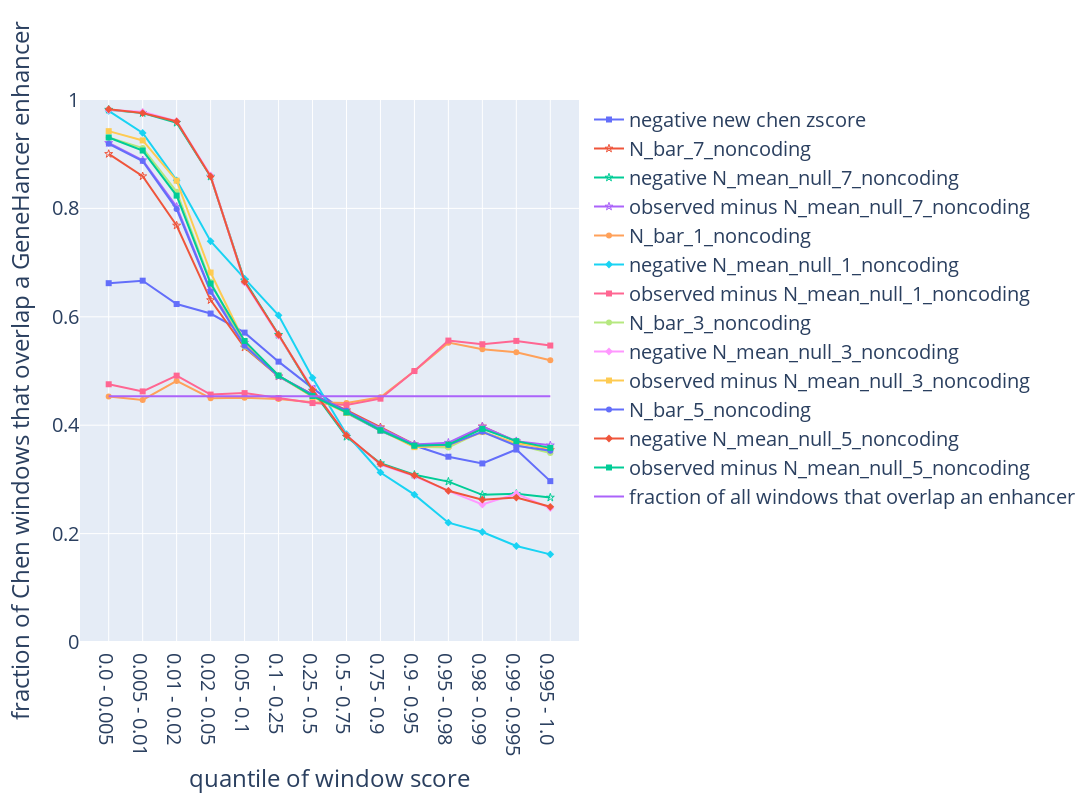

Write notebook code for a chart like this one.
### Code cell
plot_enhancerFraction_vs_quantile(chen_mchale_zscores_features_coding)

### Figure 1 — Plotly figure (JSON) as saved in the notebook; plotly's stock layout.template omitted (floating-point values rounded to 4 significant figures)
{"data": [{"hovertemplate": "%{text}", "marker": {"symbol": "square"}, "mode": "lines+markers", "name": "negative new chen zscore", "text": ["negative new chen zscore mean: -7.3990722997697524<br>negative new chen zscore std: 0.7827731249630018<br>number of windows: 1287<br>", "negative new chen zscore mean: -6.145919358548195<br>negative new chen zscore std: 0.18626245455061385<br>number of windows: 1287<br>", "negative new chen zscore mean: -5.447062850502007<br>negative new chen zscore std: 0.20624886457571462<br>number of windows: 2574<br>", "negative new chen zscore mean: -4.569428727019669<br>negative new chen zscore std: 0.27558891195339186<br>number of windows: 7722<br>", "negative new chen zscore mean: -3.729791853696774<br>negative new chen zscore std: 0.21972680973064762<br>number of windows: 12870<br>", "negative new chen zscore mean: -2.7587403592188866<br>negative new chen zscore std: 0.31523260627787264<br>number of windows: 38608<br>", "negative new chen zscore mean: -1.681851222350803<br>negative new chen zscore std: 0.32385894814754207<br>number of windows: 64348<br>", "negative new chen zscore mean: -0.5923147944839052<br>negative new chen zscore std: 0.3287316864501504<br>number of windows: 64347<br>", "negative new chen zscore mean: 0.527360309977656<br>negative new chen zscore std: 0.3315674393067713<br>number of windows: 38609<br>", "negative new chen zscore mean: 1.5560545113366875<br>negative new chen zscore std: 0.2354596702646639<br>number of windows: 12869<br>", "negative new chen zscore mean: 2.4911753980743936<br>negative new chen zscore std: 0.3206223587866304<br>number of windows: 7722<br>", "negative new chen zscore mean: 3.5493823036797885<br>negative new chen zscore std: 0.270487134606143<br>number of windows: 2574<br>", "negative new chen zscore mean: 4.536844717396067<br>negative new chen zscore std: 0.28924456739496696<br>number of windows: 1287<br>", "negative new chen zscore mean: 6.522643479117468<br>negative new chen zscore std: 1.1988288191137035<br>number of windows: 1287<br>"], "type": "scatter", "x": ["0.0 - 0.005", "0.005 - 0.01", "0.01 - 0.02", "0.02 - 0.05", "0.05 - 0.1", "0.1 - 0.25", "0.25 - 0.5", "0.5 - 0.75", "0.75 - 0.9", "0.9 - 0.95", "0.95 - 0.98", "0.98 - 0.99", "0.99 - 0.995", "0.995 - 1.0"], "y": [0.662, 0.6667, 0.6235, 0.6061, 0.5708, 0.5173, 0.4683, 0.4225, 0.3898, 0.3627, 0.3419, 0.3294, 0.3551, 0.2968]}, {"hovertemplate": "%{text}", "marker": {"symbol": "star-open"}, "mode": "lines+markers", "name": "N_bar_7_noncoding", "text": ["N_bar_7_noncoding mean: -8.376027204541455<br>N_bar_7_noncoding std: 1.1039414242904326<br>number of windows: 1287<br>", "N_bar_7_noncoding mean: -6.662821281243902<br>N_bar_7_noncoding std: 0.2629978606065316<br>number of windows: 1287<br>", "N_bar_7_noncoding mean: -5.7506604150263145<br>N_bar_7_noncoding std: 0.2562069288323845<br>number of windows: 2574<br>", "N_bar_7_noncoding mean: -4.748964266820189<br>N_bar_7_noncoding std: 0.2854964504365057<br>number of windows: 7722<br>", "N_bar_7_noncoding mean: -3.939682782590856<br>N_bar_7_noncoding std: 0.19824928954234633<br>number of windows: 12870<br>", "N_bar_7_noncoding mean: -3.074564572711923<br>N_bar_7_noncoding std: 0.2840855721621246<br>number of windows: 38608<br>", "N_bar_7_noncoding mean: -2.062826062384957<br>N_bar_7_noncoding std: 0.31277420437878894<br>number of windows: 64348<br>", "N_bar_7_noncoding mean: -0.9652237903724656<br>N_bar_7_noncoding std: 0.3487313658786435<br>number of windows: 64347<br>", "N_bar_7_noncoding mean: 0.28762358081855827<br>N_bar_7_noncoding std: 0.4008336549142379<br>number of windows: 38609<br>", "N_bar_7_noncoding mean: 1.6284676358687689<br>N_bar_7_noncoding std: 0.3404161739952035<br>number of windows: 12869<br>", "N_bar_7_noncoding mean: 3.101616669181953<br>N_bar_7_noncoding std: 0.5528280297365442<br>number of windows: 7722<br>", "N_bar_7_noncoding mean: 4.955926582678483<br>N_bar_7_noncoding std: 0.45519219606498806<br>number of windows: 2574<br>", "N_bar_7_noncoding mean: 6.544547735058691<br>N_bar_7_noncoding std: 0.46303712352826676<br>number of windows: 1287<br>", "N_bar_7_noncoding mean: 9.921721113441313<br>N_bar_7_noncoding std: 2.687978802495046<br>number of windows: 1287<br>"], "type": "scatter", "x": ["0.0 - 0.005", "0.005 - 0.01", "0.01 - 0.02", "0.02 - 0.05", "0.05 - 0.1", "0.1 - 0.25", "0.25 - 0.5", "0.5 - 0.75", "0.75 - 0.9", "0.9 - 0.95", "0.95 - 0.98", "0.98 - 0.99", "0.99 - 0.995", "0.995 - 1.0"], "y": [0.9005, 0.8594, 0.7685, 0.6308, 0.5434, 0.4899, 0.4567, 0.4276, 0.3963, 0.3645, 0.363, 0.3978, 0.3699, 0.3543]}, {"hovertemplate": "%{text}", "marker": {"symbol": "star-open"}, "mode": "lines+markers", "name": "negative N_mean_null_7_noncoding", "text": ["negative N_mean_null_7_noncoding mean: -390.0757247068622<br>negative N_mean_null_7_noncoding std: 19.597402519115246<br>number of windows: 1287<br>", "negative N_mean_null_7_noncoding mean: -351.5274098545237<br>negative N_mean_null_7_noncoding std: 7.111871671745131<br>number of windows: 1287<br>", "negative N_mean_null_7_noncoding mean: -325.1003952563451<br>negative N_mean_null_7_noncoding std: 8.215227869560666<br>number of windows: 2574<br>", "negative N_mean_null_7_noncoding mean: -287.9273646293148<br>negative N_mean_null_7_noncoding std: 12.089902024270367<br>number of windows: 7722<br>", "negative N_mean_null_7_noncoding mean: -254.95495451527358<br>negative N_mean_null_7_noncoding std: 7.124753606357899<br>number of windows: 12870<br>", "negative N_mean_null_7_noncoding mean: -231.37085692000488<br>negative N_mean_null_7_noncoding std: 6.181265192370221<br>number of windows: 38608<br>", "negative N_mean_null_7_noncoding mean: -214.12431218231862<br>negative N_mean_null_7_noncoding std: 4.181724466641519<br>number of windows: 64348<br>", "negative N_mean_null_7_noncoding mean: -203.03075023760294<br>negative N_mean_null_7_noncoding std: 2.543285251834832<br>number of windows: 64347<br>", "negative N_mean_null_7_noncoding mean: -196.20341103648002<br>negative N_mean_null_7_noncoding std: 1.54515079712977<br>number of windows: 38609<br>", "negative N_mean_null_7_noncoding mean: -192.13416283390634<br>negative N_mean_null_7_noncoding std: 0.7472511330664964<br>number of windows: 12869<br>", "negative N_mean_null_7_noncoding mean: -189.60004323986809<br>negative N_mean_null_7_noncoding std: 0.7262993032496576<br>number of windows: 7722<br>", "negative N_mean_null_7_noncoding mean: -187.51072216648785<br>negative N_mean_null_7_noncoding std: 0.4385487933310826<br>number of windows: 2574<br>", "negative N_mean_null_7_noncoding mean: -186.04795029869453<br>negative N_mean_null_7_noncoding std: 0.37194999906785664<br>number of windows: 1287<br>", "negative N_mean_null_7_noncoding mean: -183.77722878377674<br>negative N_mean_null_7_noncoding std: 1.3723805054475031<br>number of windows: 1287<br>"], "type": "scatter", "x": ["0.0 - 0.005", "0.005 - 0.01", "0.01 - 0.02", "0.02 - 0.05", "0.05 - 0.1", "0.1 - 0.25", "0.25 - 0.5", "0.5 - 0.75", "0.75 - 0.9", "0.9 - 0.95", "0.95 - 0.98", "0.98 - 0.99", "0.99 - 0.995", "0.995 - 1.0"], "y": [0.9821, 0.9759, 0.958, 0.8587, 0.6668, 0.5668, 0.4639, 0.3786, 0.3298, 0.3086, 0.2959, 0.2716, 0.2735, 0.2665]}, {"hovertemplate": "%{text}", "marker": {"symbol": "star-open"}, "mode": "lines+markers", "name": "observed minus N_mean_null_7_noncoding", "text": ["observed minus N_mean_null_7_noncoding mean: -123.530210535144<br>observed minus N_mean_null_7_noncoding std: 17.483690900247442<br>number of windows: 1287<br>", "observed minus N_mean_null_7_noncoding mean: -95.9486239986273<br>observed minus N_mean_null_7_noncoding std: 4.298659895780525<br>number of windows: 1287<br>", "observed minus N_mean_null_7_noncoding mean: -81.0883796050754<br>observed minus N_mean_null_7_noncoding std: 4.230723154872518<br>number of windows: 2574<br>", "observed minus N_mean_null_7_noncoding mean: -65.16100546173854<br>observed minus N_mean_null_7_noncoding std: 4.415237784311249<br>number of windows: 7722<br>", "observed minus N_mean_null_7_noncoding mean: -53.1337992740147<br>observed minus N_mean_null_7_noncoding std: 2.8429709919579316<br>number of windows: 12870<br>", "observed minus N_mean_null_7_noncoding mean: -41.09649719437953<br>observed minus N_mean_null_7_noncoding std: 3.8719882158165966<br>number of windows: 38608<br>", "observed minus N_mean_null_7_noncoding mean: -27.451839765558216<br>observed minus N_mean_null_7_noncoding std: 4.194360185175667<br>number of windows: 64348<br>", "observed minus N_mean_null_7_noncoding mean: -12.814376204382953<br>observed minus N_mean_null_7_noncoding std: 4.633681055731323<br>number of windows: 64347<br>", "observed minus N_mean_null_7_noncoding mean: 3.8148555024358304<br>observed minus N_mean_null_7_noncoding std: 5.3173760323733<br>number of windows: 38609<br>", "observed minus N_mean_null_7_noncoding mean: 21.612590234706083<br>observed minus N_mean_null_7_noncoding std: 4.52135516598539<br>number of windows: 12869<br>", "observed minus N_mean_null_7_noncoding mean: 41.28174502112111<br>observed minus N_mean_null_7_noncoding std: 7.405541908077672<br>number of windows: 7722<br>", "observed minus N_mean_null_7_noncoding mean: 66.09359048047068<br>observed minus N_mean_null_7_noncoding std: 6.115574083739125<br>number of windows: 2574<br>", "observed minus N_mean_null_7_noncoding mean: 87.36233813036021<br>observed minus N_mean_null_7_noncoding std: 6.26478140345475<br>number of windows: 1287<br>", "observed minus N_mean_null_7_noncoding mean: 132.92620548274942<br>observed minus N_mean_null_7_noncoding std: 36.199946602278374<br>number of windows: 1287<br>"], "type": "scatter", "x": ["0.0 - 0.005", "0.005 - 0.01", "0.01 - 0.02", "0.02 - 0.05", "0.05 - 0.1", "0.1 - 0.25", "0.25 - 0.5", "0.5 - 0.75", "0.75 - 0.9", "0.9 - 0.95", "0.95 - 0.98", "0.98 - 0.99", "0.99 - 0.995", "0.995 - 1.0"], "y": [0.9207, 0.8889, 0.803, 0.648, 0.552, 0.4904, 0.4535, 0.4248, 0.3944, 0.3644, 0.3678, 0.3974, 0.3706, 0.3629]}, {"hovertemplate": "%{text}", "marker": {"symbol": "circle"}, "mode": "lines+markers", "name": "N_bar_1_noncoding", "text": ["N_bar_1_noncoding mean: -5.536038106869585<br>N_bar_1_noncoding std: 0.5154312279593553<br>number of windows: 1287<br>", "N_bar_1_noncoding mean: -4.83251374735837<br>N_bar_1_noncoding std: 0.10685751215104146<br>number of windows: 1290<br>", "N_bar_1_noncoding mean: -4.450748608383656<br>N_bar_1_noncoding std: 0.10975237727378409<br>number of windows: 2572<br>", "N_bar_1_noncoding mean: -3.9581090458967467<br>N_bar_1_noncoding std: 0.1604684213992865<br>number of windows: 7721<br>", "N_bar_1_noncoding mean: -3.433994078988888<br>N_bar_1_noncoding std: 0.146240428193427<br>number of windows: 12876<br>", "N_bar_1_noncoding mean: -2.7180666038799197<br>N_bar_1_noncoding std: 0.2545464674337176<br>number of windows: 38610<br>", "N_bar_1_noncoding mean: -1.7579122911893408<br>N_bar_1_noncoding std: 0.3117424012928163<br>number of windows: 64341<br>", "N_bar_1_noncoding mean: -0.6181447162303477<br>N_bar_1_noncoding std: 0.3720726821113586<br>number of windows: 64346<br>", "N_bar_1_noncoding mean: 0.7747617499898217<br>N_bar_1_noncoding std: 0.4637801633810976<br>number of windows: 38609<br>", "N_bar_1_noncoding mean: 2.3467326252382503<br>N_bar_1_noncoding std: 0.402623974574048<br>number of windows: 12869<br>", "N_bar_1_noncoding mean: 4.010122964679532<br>N_bar_1_noncoding std: 0.5728840274658596<br>number of windows: 7722<br>", "N_bar_1_noncoding mean: 5.880524076976751<br>N_bar_1_noncoding std: 0.4468701668028784<br>number of windows: 2574<br>", "N_bar_1_noncoding mean: 7.450478946136317<br>N_bar_1_noncoding std: 0.4492306755625134<br>number of windows: 1287<br>", "N_bar_1_noncoding mean: 10.691274316700417<br>N_bar_1_noncoding std: 2.6363555614165786<br>number of windows: 1287<br>"], "type": "scatter", "x": ["0.0 - 0.005", "0.005 - 0.01", "0.01 - 0.02", "0.02 - 0.05", "0.05 - 0.1", "0.1 - 0.25", "0.25 - 0.5", "0.5 - 0.75", "0.75 - 0.9", "0.9 - 0.95", "0.95 - 0.98", "0.98 - 0.99", "0.99 - 0.995", "0.995 - 1.0"], "y": [0.453, 0.4465, 0.4817, 0.4499, 0.4505, 0.4483, 0.4421, 0.4409, 0.4514, 0.5, 0.5523, 0.54, 0.5346, 0.5198]}, {"hovertemplate": "%{text}", "marker": {"symbol": "diamond"}, "mode": "lines+markers", "name": "negative N_mean_null_1_noncoding", "text": ["negative N_mean_null_1_noncoding mean: -245.60187443986743<br>negative N_mean_null_1_noncoding std: 3.0597398325039222<br>number of windows: 1304<br>", "negative N_mean_null_1_noncoding mean: -239.61943625017972<br>negative N_mean_null_1_noncoding std: 1.1037574194435205<br>number of windows: 1285<br>", "negative N_mean_null_1_noncoding mean: -235.57706477935875<br>negative N_mean_null_1_noncoding std: 1.1488299888918525<br>number of windows: 2571<br>", "negative N_mean_null_1_noncoding mean: -230.96852311815306<br>negative N_mean_null_1_noncoding std: 1.4177231548721434<br>number of windows: 7737<br>", "negative N_mean_null_1_noncoding mean: -226.37525231959108<br>negative N_mean_null_1_noncoding std: 1.2741384661180108<br>number of windows: 12898<br>", "negative N_mean_null_1_noncoding mean: -219.9303888358851<br>negative N_mean_null_1_noncoding std: 2.3279446278005977<br>number of windows: 39221<br>", "negative N_mean_null_1_noncoding mean: -211.84634570553732<br>negative N_mean_null_1_noncoding std: 2.3030972950403523<br>number of windows: 63760<br>", "negative N_mean_null_1_noncoding mean: -205.1121069299048<br>negative N_mean_null_1_noncoding std: 1.7178228258797852<br>number of windows: 64610<br>", "negative N_mean_null_1_noncoding mean: -200.2245116116295<br>negative N_mean_null_1_noncoding std: 1.179108941841302<br>number of windows: 38374<br>", "negative N_mean_null_1_noncoding mean: -197.08290279522646<br>negative N_mean_null_1_noncoding std: 0.5966841017919424<br>number of windows: 13022<br>", "negative N_mean_null_1_noncoding mean: -195.08710194307005<br>negative N_mean_null_1_noncoding std: 0.5638514097599383<br>number of windows: 7596<br>", "negative N_mean_null_1_noncoding mean: -193.49559988721083<br>negative N_mean_null_1_noncoding std: 0.31153400354951144<br>number of windows: 2474<br>", "negative N_mean_null_1_noncoding mean: -192.45478599633978<br>negative N_mean_null_1_noncoding std: 0.27170076076512456<br>number of windows: 1259<br>", "negative N_mean_null_1_noncoding mean: -190.78982181899187<br>negative N_mean_null_1_noncoding std: 1.0100550222611497<br>number of windows: 1280<br>"], "type": "scatter", "x": ["0.0 - 0.005", "0.005 - 0.01", "0.01 - 0.02", "0.02 - 0.05", "0.05 - 0.1", "0.1 - 0.25", "0.25 - 0.5", "0.5 - 0.75", "0.75 - 0.9", "0.9 - 0.95", "0.95 - 0.98", "0.98 - 0.99", "0.99 - 0.995", "0.995 - 1.0"], "y": [0.9801, 0.9393, 0.8518, 0.7394, 0.6703, 0.6027, 0.4874, 0.3835, 0.3128, 0.2718, 0.2201, 0.2029, 0.1771, 0.1617]}, {"hovertemplate": "%{text}", "marker": {"symbol": "square"}, "mode": "lines+markers", "name": "observed minus N_mean_null_1_noncoding", "text": ["observed minus N_mean_null_1_noncoding mean: -77.40556365404564<br>observed minus N_mean_null_1_noncoding std: 7.339833527437229<br>number of windows: 1287<br>", "observed minus N_mean_null_1_noncoding mean: -67.43511248591082<br>observed minus N_mean_null_1_noncoding std: 1.4960447686286023<br>number of windows: 1287<br>", "observed minus N_mean_null_1_noncoding mean: -61.99035883845904<br>observed minus N_mean_null_1_noncoding std: 1.5422603551642076<br>number of windows: 2574<br>", "observed minus N_mean_null_1_noncoding mean: -55.06088003531762<br>observed minus N_mean_null_1_noncoding std: 2.2765901445562857<br>number of windows: 7726<br>", "observed minus N_mean_null_1_noncoding mean: -47.73294151722585<br>observed minus N_mean_null_1_noncoding std: 2.0386169514448933<br>number of windows: 12870<br>", "observed minus N_mean_null_1_noncoding mean: -37.756603483238436<br>observed minus N_mean_null_1_noncoding std: 3.538460885896023<br>number of windows: 38611<br>", "observed minus N_mean_null_1_noncoding mean: -24.42090295681665<br>observed minus N_mean_null_1_noncoding std: 4.326548850989154<br>number of windows: 64350<br>", "observed minus N_mean_null_1_noncoding mean: -8.595392405127972<br>observed minus N_mean_null_1_noncoding std: 5.170847288139861<br>number of windows: 64346<br>", "observed minus N_mean_null_1_noncoding mean: 10.843501321924611<br>observed minus N_mean_null_1_noncoding std: 6.507115500147298<br>number of windows: 38602<br>", "observed minus N_mean_null_1_noncoding mean: 33.02722916277679<br>observed minus N_mean_null_1_noncoding std: 5.726922716760315<br>number of windows: 12869<br>", "observed minus N_mean_null_1_noncoding mean: 56.770693910457524<br>observed minus N_mean_null_1_noncoding std: 8.19488844435349<br>number of windows: 7721<br>", "observed minus N_mean_null_1_noncoding mean: 83.46041038544372<br>observed minus N_mean_null_1_noncoding std: 6.4258079010997236<br>number of windows: 2574<br>", "observed minus N_mean_null_1_noncoding mean: 106.02248297288679<br>observed minus N_mean_null_1_noncoding std: 6.3078653679353645<br>number of windows: 1287<br>", "observed minus N_mean_null_1_noncoding mean: 152.13511519525966<br>observed minus N_mean_null_1_noncoding std: 37.111147991935866<br>number of windows: 1287<br>"], "type": "scatter", "x": ["0.0 - 0.005", "0.005 - 0.01", "0.01 - 0.02", "0.02 - 0.05", "0.05 - 0.1", "0.1 - 0.25", "0.25 - 0.5", "0.5 - 0.75", "0.75 - 0.9", "0.9 - 0.95", "0.95 - 0.98", "0.98 - 0.99", "0.99 - 0.995", "0.995 - 1.0"], "y": [0.4755, 0.4623, 0.4915, 0.4565, 0.4592, 0.4502, 0.4409, 0.4371, 0.4489, 0.4999, 0.5561, 0.5493, 0.5556, 0.547]}, {"hovertemplate": "%{text}", "marker": {"symbol": "circle"}, "mode": "lines+markers", "name": "N_bar_3_noncoding", "text": ["N_bar_3_noncoding mean: -9.512139452247672<br>N_bar_3_noncoding std: 1.334379915501272<br>number of windows: 1287<br>", "N_bar_3_noncoding mean: -7.386471749372955<br>N_bar_3_noncoding std: 0.3329990611168054<br>number of windows: 1287<br>", "N_bar_3_noncoding mean: -6.210658907282423<br>N_bar_3_noncoding std: 0.3289254574555234<br>number of windows: 2574<br>", "N_bar_3_noncoding mean: -4.9424404516493805<br>N_bar_3_noncoding std: 0.3513968762460521<br>number of windows: 7722<br>", "N_bar_3_noncoding mean: -4.020416570382058<br>N_bar_3_noncoding std: 0.2135467587637075<br>number of windows: 12870<br>", "N_bar_3_noncoding mean: -3.116131028487235<br>N_bar_3_noncoding std: 0.28998390137443025<br>number of windows: 38608<br>", "N_bar_3_noncoding mean: -2.0927125844288987<br>N_bar_3_noncoding std: 0.31535759891214776<br>number of windows: 64348<br>", "N_bar_3_noncoding mean: -0.9893267451795148<br>N_bar_3_noncoding std: 0.34876309834900865<br>number of windows: 64347<br>", "N_bar_3_noncoding mean: 0.2647553984688377<br>N_bar_3_noncoding std: 0.3995955236694526<br>number of windows: 38609<br>", "N_bar_3_noncoding mean: 1.5985978395996712<br>N_bar_3_noncoding std: 0.3364374710217224<br>number of windows: 12869<br>", "N_bar_3_noncoding mean: 3.057091309086521<br>N_bar_3_noncoding std: 0.5443643092417353<br>number of windows: 7722<br>", "N_bar_3_noncoding mean: 4.885571836271373<br>N_bar_3_noncoding std: 0.44792628436227827<br>number of windows: 2574<br>", "N_bar_3_noncoding mean: 6.468503470417646<br>N_bar_3_noncoding std: 0.45857828463180583<br>number of windows: 1287<br>", "N_bar_3_noncoding mean: 9.819050435115475<br>N_bar_3_noncoding std: 2.672297052990752<br>number of windows: 1287<br>"], "type": "scatter", "x": ["0.0 - 0.005", "0.005 - 0.01", "0.01 - 0.02", "0.02 - 0.05", "0.05 - 0.1", "0.1 - 0.25", "0.25 - 0.5", "0.5 - 0.75", "0.75 - 0.9", "0.9 - 0.95", "0.95 - 0.98", "0.98 - 0.99", "0.99 - 0.995", "0.995 - 1.0"], "y": [0.9308, 0.9114, 0.8306, 0.6642, 0.5449, 0.4908, 0.4547, 0.4251, 0.3922, 0.3602, 0.3587, 0.3889, 0.3636, 0.3489]}, {"hovertemplate": "%{text}", "marker": {"symbol": "diamond"}, "mode": "lines+markers", "name": "negative N_mean_null_3_noncoding", "text": ["negative N_mean_null_3_noncoding mean: -415.16525912891404<br>negative N_mean_null_3_noncoding std: 25.06195276020827<br>number of windows: 1287<br>", "negative N_mean_null_3_noncoding mean: -367.5188645077094<br>negative N_mean_null_3_noncoding std: 8.656138446604666<br>number of windows: 1287<br>", "negative N_mean_null_3_noncoding mean: -335.80969802840656<br>negative N_mean_null_3_noncoding std: 9.473939114417995<br>number of windows: 2574<br>", "negative N_mean_null_3_noncoding mean: -293.41431341251126<br>negative N_mean_null_3_noncoding std: 13.766454303601087<br>number of windows: 7722<br>", "negative N_mean_null_3_noncoding mean: -256.7231439829122<br>negative N_mean_null_3_noncoding std: 7.594017557074375<br>number of windows: 12870<br>", "negative N_mean_null_3_noncoding mean: -232.27068940099394<br>negative N_mean_null_3_noncoding std: 6.293649527601796<br>number of windows: 38608<br>", "negative N_mean_null_3_noncoding mean: -214.6267776746763<br>negative N_mean_null_3_noncoding std: 4.337300114087432<br>number of windows: 64348<br>", "negative N_mean_null_3_noncoding mean: -203.0709239020011<br>negative N_mean_null_3_noncoding std: 2.643681416872694<br>number of windows: 64347<br>", "negative N_mean_null_3_noncoding mean: -196.1101324953726<br>negative N_mean_null_3_noncoding std: 1.5379341636881037<br>number of windows: 38609<br>", "negative N_mean_null_3_noncoding mean: -192.1434944801958<br>negative N_mean_null_3_noncoding std: 0.7051908772289982<br>number of windows: 12869<br>", "negative N_mean_null_3_noncoding mean: -189.77774804785116<br>negative N_mean_null_3_noncoding std: 0.6696794183605091<br>number of windows: 7722<br>", "negative N_mean_null_3_noncoding mean: -187.83639245722964<br>negative N_mean_null_3_noncoding std: 0.399963642054211<br>number of windows: 2574<br>", "negative N_mean_null_3_noncoding mean: -186.508644048847<br>negative N_mean_null_3_noncoding std: 0.36162805776726914<br>number of windows: 1287<br>", "negative N_mean_null_3_noncoding mean: -184.4601647169756<br>negative N_mean_null_3_noncoding std: 1.2344110452249084<br>number of windows: 1287<br>"], "type": "scatter", "x": ["0.0 - 0.005", "0.005 - 0.01", "0.01 - 0.02", "0.02 - 0.05", "0.05 - 0.1", "0.1 - 0.25", "0.25 - 0.5", "0.5 - 0.75", "0.75 - 0.9", "0.9 - 0.95", "0.95 - 0.98", "0.98 - 0.99", "0.99 - 0.995", "0.995 - 1.0"], "y": [0.9814, 0.9782, 0.9611, 0.8609, 0.6632, 0.5647, 0.4677, 0.3814, 0.3274, 0.3063, 0.2789, 0.2537, 0.2735, 0.2471]}, {"hovertemplate": "%{text}", "marker": {"symbol": "square"}, "mode": "lines+markers", "name": "observed minus N_mean_null_3_noncoding", "text": ["observed minus N_mean_null_3_noncoding mean: -141.12069716136705<br>observed minus N_mean_null_3_noncoding std: 21.365029505496533<br>number of windows: 1287<br>", "observed minus N_mean_null_3_noncoding mean: -107.19378361193077<br>observed minus N_mean_null_3_noncoding std: 5.321298665741282<br>number of windows: 1287<br>", "observed minus N_mean_null_3_noncoding mean: -88.40126278921227<br>observed minus N_mean_null_3_noncoding std: 5.295823046119278<br>number of windows: 2574<br>", "observed minus N_mean_null_3_noncoding mean: -68.33037477721831<br>observed minus N_mean_null_3_noncoding std: 5.44374591983583<br>number of windows: 7722<br>", "observed minus N_mean_null_3_noncoding mean: -54.56725579459144<br>observed minus N_mean_null_3_noncoding std: 3.072083040668572<br>number of windows: 12870<br>", "observed minus N_mean_null_3_noncoding mean: -41.94281343617213<br>observed minus N_mean_null_3_noncoding std: 3.9745725977520934<br>number of windows: 38608<br>", "observed minus N_mean_null_3_noncoding mean: -28.040115987128146<br>observed minus N_mean_null_3_noncoding std: 4.253810555555535<br>number of windows: 64348<br>", "observed minus N_mean_null_3_noncoding mean: -13.223422632993515<br>observed minus N_mean_null_3_noncoding std: 4.667004449017987<br>number of windows: 64347<br>", "observed minus N_mean_null_3_noncoding mean: 3.5342116667997594<br>observed minus N_mean_null_3_noncoding std: 5.335233005128782<br>number of windows: 38609<br>", "observed minus N_mean_null_3_noncoding mean: 21.34881551221767<br>observed minus N_mean_null_3_noncoding std: 4.5020103111891725<br>number of windows: 12869<br>", "observed minus N_mean_null_3_noncoding mean: 40.915828143594815<br>observed minus N_mean_null_3_noncoding std: 7.327243355921862<br>number of windows: 7722<br>", "observed minus N_mean_null_3_noncoding mean: 65.58027577946915<br>observed minus N_mean_null_3_noncoding std: 6.059267210973348<br>number of windows: 2574<br>", "observed minus N_mean_null_3_noncoding mean: 86.89138944006065<br>observed minus N_mean_null_3_noncoding std: 6.277241576014008<br>number of windows: 1287<br>", "observed minus N_mean_null_3_noncoding mean: 132.35648872922496<br>observed minus N_mean_null_3_noncoding std: 36.213739701760204<br>number of windows: 1287<br>"], "type": "scatter", "x": ["0.0 - 0.005", "0.005 - 0.01", "0.01 - 0.02", "0.02 - 0.05", "0.05 - 0.1", "0.1 - 0.25", "0.25 - 0.5", "0.5 - 0.75", "0.75 - 0.9", "0.9 - 0.95", "0.95 - 0.98", "0.98 - 0.99", "0.99 - 0.995", "0.995 - 1.0"], "y": [0.9425, 0.9254, 0.8512, 0.6817, 0.553, 0.4913, 0.4522, 0.4226, 0.3908, 0.3595, 0.3627, 0.3873, 0.3667, 0.3566]}, {"hovertemplate": "%{text}", "marker": {"symbol": "circle"}, "mode": "lines+markers", "name": "N_bar_5_noncoding", "text": ["N_bar_5_noncoding mean: -8.979744602693899<br>N_bar_5_noncoding std: 1.2392213020437812<br>number of windows: 1287<br>", "N_bar_5_noncoding mean: -7.028249921585069<br>N_bar_5_noncoding std: 0.2943463853444045<br>number of windows: 1287<br>", "N_bar_5_noncoding mean: -5.978591182288874<br>N_bar_5_noncoding std: 0.28957588288540936<br>number of windows: 2574<br>", "N_bar_5_noncoding mean: -4.851523461731847<br>N_bar_5_noncoding std: 0.3174827385546115<br>number of windows: 7722<br>", "N_bar_5_noncoding mean: -3.9883616181706336<br>N_bar_5_noncoding std: 0.20572121311755484<br>number of windows: 12870<br>", "N_bar_5_noncoding mean: -3.1012315085859545<br>N_bar_5_noncoding std: 0.28790113272719325<br>number of windows: 38608<br>", "N_bar_5_noncoding mean: -2.0805599339652887<br>N_bar_5_noncoding std: 0.3149989008491287<br>number of windows: 64348<br>", "N_bar_5_noncoding mean: -0.9773088972138744<br>N_bar_5_noncoding std: 0.3493549270605723<br>number of windows: 64347<br>", "N_bar_5_noncoding mean: 0.27845240218662254<br>N_bar_5_noncoding std: 0.4006710411348104<br>number of windows: 38609<br>", "N_bar_5_noncoding mean: 1.6186845480942822<br>N_bar_5_noncoding std: 0.34008484190056315<br>number of windows: 12869<br>", "N_bar_5_noncoding mean: 3.085734743910857<br>N_bar_5_noncoding std: 0.5497186949394041<br>number of windows: 7722<br>", "N_bar_5_noncoding mean: 4.931291175159906<br>N_bar_5_noncoding std: 0.4515741272396945<br>number of windows: 2574<br>", "N_bar_5_noncoding mean: 6.518551529901996<br>N_bar_5_noncoding std: 0.4634188150132037<br>number of windows: 1287<br>", "N_bar_5_noncoding mean: 9.891050143136102<br>N_bar_5_noncoding std: 2.686380689517744<br>number of windows: 1287<br>"], "type": "scatter", "x": ["0.0 - 0.005", "0.005 - 0.01", "0.01 - 0.02", "0.02 - 0.05", "0.05 - 0.1", "0.1 - 0.25", "0.25 - 0.5", "0.5 - 0.75", "0.75 - 0.9", "0.9 - 0.95", "0.95 - 0.98", "0.98 - 0.99", "0.99 - 0.995", "0.995 - 1.0"], "y": [0.9192, 0.8873, 0.7988, 0.6463, 0.5464, 0.4906, 0.4564, 0.4265, 0.3918, 0.3625, 0.3634, 0.3877, 0.3621, 0.3528]}, {"hovertemplate": "%{text}", "marker": {"symbol": "diamond"}, "mode": "lines+markers", "name": "negative N_mean_null_5_noncoding", "text": ["negative N_mean_null_5_noncoding mean: -402.17426129387906<br>negative N_mean_null_5_noncoding std: 22.46469700536646<br>number of windows: 1287<br>", "negative N_mean_null_5_noncoding mean: -358.9311238489247<br>negative N_mean_null_5_noncoding std: 7.976513947447437<br>number of windows: 1287<br>", "negative N_mean_null_5_noncoding mean: -329.8590969876809<br>negative N_mean_null_5_noncoding std: 8.821197774168082<br>number of windows: 2574<br>", "negative N_mean_null_5_noncoding mean: -290.1567816670649<br>negative N_mean_null_5_noncoding std: 12.871952992083656<br>number of windows: 7722<br>", "negative N_mean_null_5_noncoding mean: -255.62123620955236<br>negative N_mean_null_5_noncoding std: 7.278674608807207<br>number of windows: 12870<br>", "negative N_mean_null_5_noncoding mean: -231.92133774836466<br>negative N_mean_null_5_noncoding std: 6.164433288088181<br>number of windows: 38608<br>", "negative N_mean_null_5_noncoding mean: -214.5688033898775<br>negative N_mean_null_5_noncoding std: 4.2633564923208755<br>number of windows: 64348<br>", "negative N_mean_null_5_noncoding mean: -203.1371301177275<br>negative N_mean_null_5_noncoding std: 2.6421871001508355<br>number of windows: 64347<br>", "negative N_mean_null_5_noncoding mean: -196.03559099936598<br>negative N_mean_null_5_noncoding std: 1.6061505063592028<br>number of windows: 38609<br>", "negative N_mean_null_5_noncoding mean: -191.83347913871077<br>negative N_mean_null_5_noncoding std: 0.7714953877613124<br>number of windows: 12869<br>", "negative N_mean_null_5_noncoding mean: -189.23223306489967<br>negative N_mean_null_5_noncoding std: 0.7480246772436011<br>number of windows: 7722<br>", "negative N_mean_null_5_noncoding mean: -187.0638933443159<br>negative N_mean_null_5_noncoding std: 0.46016134660673397<br>number of windows: 2574<br>", "negative N_mean_null_5_noncoding mean: -185.59344844082955<br>negative N_mean_null_5_noncoding std: 0.3707797053916523<br>number of windows: 1287<br>", "negative N_mean_null_5_noncoding mean: -183.27159750538254<br>negative N_mean_null_5_noncoding std: 1.4106237700406936<br>number of windows: 1287<br>"], "type": "scatter", "x": ["0.0 - 0.005", "0.005 - 0.01", "0.01 - 0.02", "0.02 - 0.05", "0.05 - 0.1", "0.1 - 0.25", "0.25 - 0.5", "0.5 - 0.75", "0.75 - 0.9", "0.9 - 0.95", "0.95 - 0.98", "0.98 - 0.99", "0.99 - 0.995", "0.995 - 1.0"], "y": [0.9829, 0.9759, 0.9604, 0.859, 0.6648, 0.5669, 0.4655, 0.3811, 0.3286, 0.3073, 0.2789, 0.2626, 0.2665, 0.2494]}, {"hovertemplate": "%{text}", "marker": {"symbol": "square"}, "mode": "lines+markers", "name": "observed minus N_mean_null_5_noncoding", "text": ["observed minus N_mean_null_5_noncoding mean: -131.52905269997044<br>observed minus N_mean_null_5_noncoding std: 19.357162633842904<br>number of windows: 1287<br>", "observed minus N_mean_null_5_noncoding mean: -100.82008071337684<br>observed minus N_mean_null_5_noncoding std: 4.735281003076711<br>number of windows: 1287<br>", "observed minus N_mean_null_5_noncoding mean: -84.26784478163039<br>observed minus N_mean_null_5_noncoding std: 4.65972139985691<br>number of windows: 2574<br>", "observed minus N_mean_null_5_noncoding mean: -66.64412520123736<br>observed minus N_mean_null_5_noncoding std: 4.854265257667689<br>number of windows: 7722<br>", "observed minus N_mean_null_5_noncoding mean: -53.916256172537146<br>observed minus N_mean_null_5_noncoding std: 2.9608289342240215<br>number of windows: 12870<br>", "observed minus N_mean_null_5_noncoding mean: -41.56622044154558<br>observed minus N_mean_null_5_noncoding std: 3.934904987655311<br>number of windows: 38608<br>", "observed minus N_mean_null_5_noncoding mean: -27.761453353343143<br>observed minus N_mean_null_5_noncoding std: 4.2359189599468055<br>number of windows: 64348<br>", "observed minus N_mean_null_5_noncoding mean: -13.006624739923364<br>observed minus N_mean_null_5_noncoding std: 4.654470053391067<br>number of windows: 64347<br>", "observed minus N_mean_null_5_noncoding mean: 3.7007711413215443<br>observed minus N_mean_null_5_noncoding std: 5.32600622411448<br>number of windows: 38609<br>", "observed minus N_mean_null_5_noncoding mean: 21.52444022431601<br>observed minus N_mean_null_5_noncoding std: 4.526616497675021<br>number of windows: 12869<br>", "observed minus N_mean_null_5_noncoding mean: 41.13913616020289<br>observed minus N_mean_null_5_noncoding std: 7.372203486601554<br>number of windows: 7722<br>", "observed minus N_mean_null_5_noncoding mean: 65.89490172706246<br>observed minus N_mean_null_5_noncoding std: 6.079084497960233<br>number of windows: 2574<br>", "observed minus N_mean_null_5_noncoding mean: 87.19973082963112<br>observed minus N_mean_null_5_noncoding std: 6.266156170374328<br>number of windows: 1287<br>", "observed minus N_mean_null_5_noncoding mean: 132.76794585010543<br>observed minus N_mean_null_5_noncoding std: 36.22651526395485<br>number of windows: 1287<br>"], "type": "scatter", "x": ["0.0 - 0.005", "0.005 - 0.01", "0.01 - 0.02", "0.02 - 0.05", "0.05 - 0.1", "0.1 - 0.25", "0.25 - 0.5", "0.5 - 0.75", "0.75 - 0.9", "0.9 - 0.95", "0.95 - 0.98", "0.98 - 0.99", "0.99 - 0.995", "0.995 - 1.0"], "y": [0.9308, 0.9068, 0.8236, 0.6614, 0.5554, 0.4916, 0.4538, 0.4236, 0.3905, 0.3621, 0.3642, 0.3932, 0.3706, 0.3582]}, {"mode": "lines", "name": "fraction of all windows that overlap an enhancer", "type": "scatter", "x": ["0.0 - 0.005", "0.005 - 0.01", "0.01 - 0.02", "0.02 - 0.05", "0.05 - 0.1", "0.1 - 0.25", "0.25 - 0.5", "0.5 - 0.75", "0.75 - 0.9", "0.9 - 0.95", "0.95 - 0.98", "0.98 - 0.99", "0.99 - 0.995", "0.995 - 1.0"], "y": [0.4533, 0.4533, 0.4533, 0.4533, 0.4533, 0.4533, 0.4533, 0.4533, 0.4533, 0.4533, 0.4533, 0.4533, 0.4533, 0.4533]}], "layout": {"font": {"size": 20}, "height": 800, "width": 1600, "xaxis": {"title": {"text": "quantile of window score"}}, "yaxis": {"range": [0, 1], "title": {"text": "fraction of Chen windows that overlap a GeneHancer enhancer"}}}}
